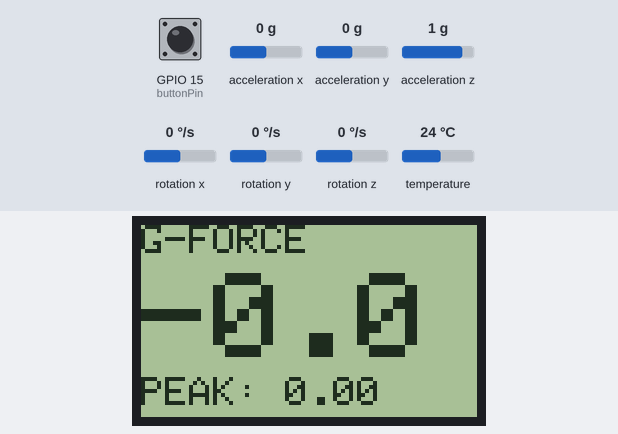
The sketch below on a simulated ESP32. Parts: 84×48 one-colour display. The inputs (shaded band) are chosen by the test bench; at power-on: GPIO 15 (buttonPin) HIGH, acceleration x 0 g, acceleration y 0 g, acceleration z 1 g, rotation x 0 °/s, rotation y 0 °/s, rotation z 0 °/s, temperature 24 °C. WiFi joins after 1.5 s; servers stay silent unless stated.

Above: at 6.7 s.
6.8 s: GPIO 15 (buttonPin) pulled LOW for 0.15 s
At 9.0 s:
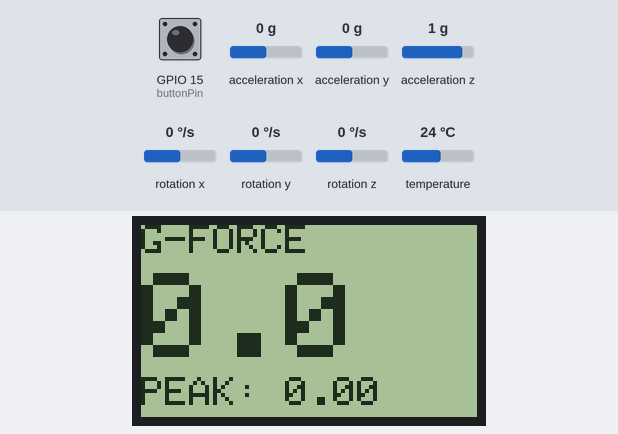
9.4 s: acceleration x set to -1.4 g
At 9.9 s:
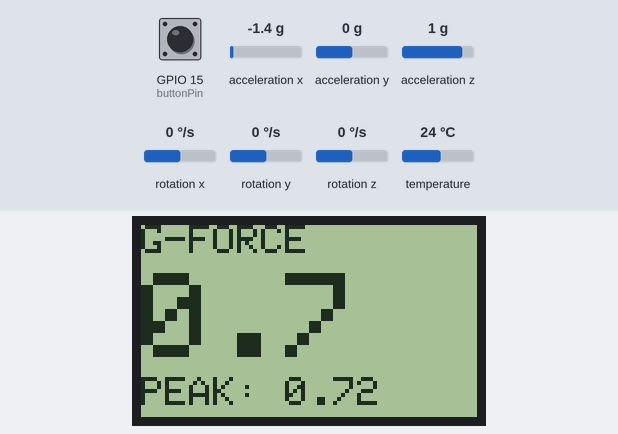
10.9 s: acceleration y set to -1.4 g
At 12.0 s:
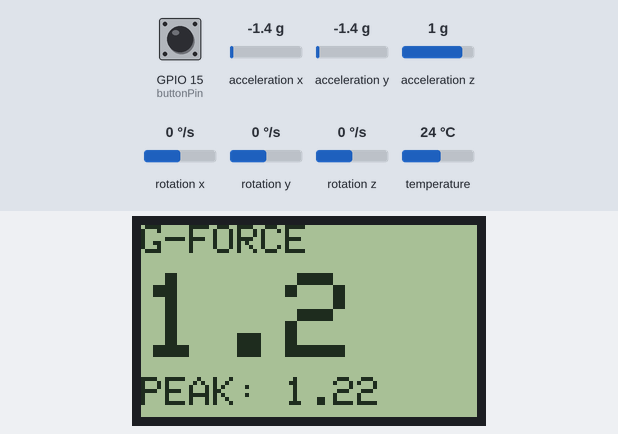
12.4 s: GPIO 15 (buttonPin) pulled LOW for 1 s
At 12.8 s:
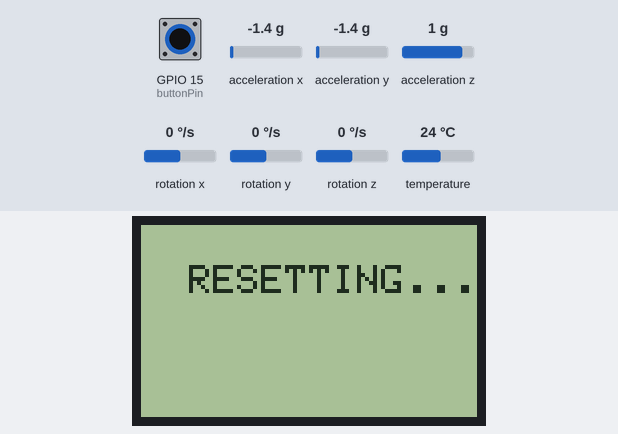
15.0 s: acceleration z set to -1.4 g
At 16.1 s:
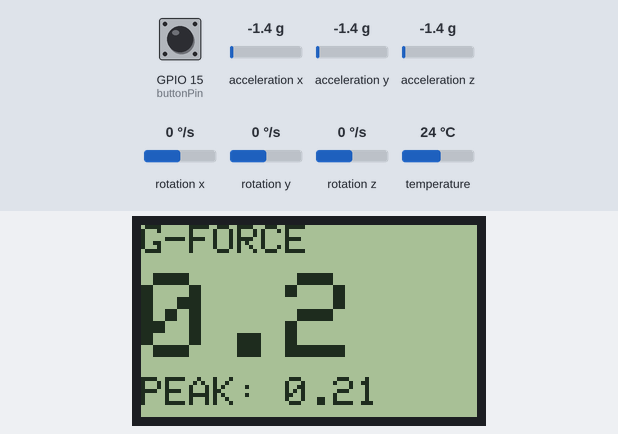
16.5 s: acceleration x set to -0.8 g
At 17.0 s:
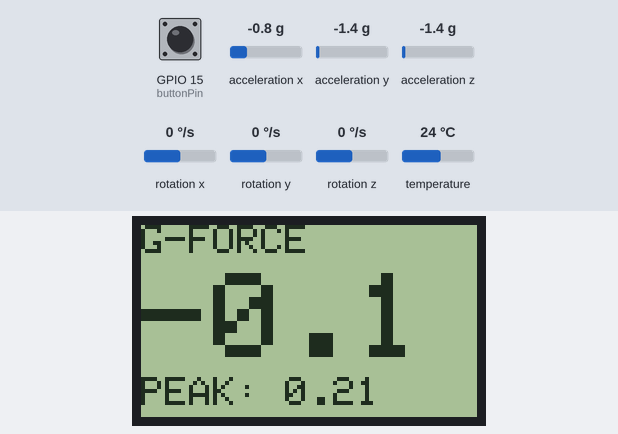
Timing chart, 0 to 19.0 s (numbered marks = the images above; inputs shaded):
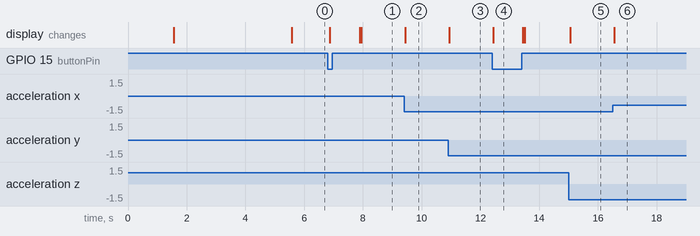

The sketch:

ECE341finalproject.ino
```cpp
#include <WiFi.h>
#include <WebServer.h>
#include <Adafruit_MPU6050.h>
#include <Adafruit_Sensor.h>
#include <Adafruit_PCD8544.h>
#include <Wire.h>

// --- 1. Settings & Credentials ---
const char* ssid = "NewBestPhone";     // Replace with your WiFi SSID
const char* password = "sophiaiscool"; // Replace with your Password
const int buttonPin = 15;                // Button connected to GPIO 15

// --- 2. Hardware Objects ---
// Nokia 5110 Pins: CLK=18, DIN=23, DC=2, CE=5, RST=4
Adafruit_PCD8544 display = Adafruit_PCD8544(18, 23, 2, 5, 4);
Adafruit_MPU6050 mpu;
WebServer server(80);

// --- 3. Variables for Physics & ER2 Accuracy ---
float totalG = 0.0;
float maxG = 0.0;
float offsetG = 0.0;

// Function to create the webpage for your computer screen
String getHTML() {
  String html = "<!DOCTYPE html><html><head><meta http-equiv='refresh' content='1'>";
  html += "<style>body{font-family:Arial; text-align:center; background:#222; color:white;}";
  html += "h1{font-size:40px;} .val{font-size:100px; color:#00ff00;}</style></head><body>";
  html += "<h1>SPIN TEST LIVE</h1><div class='val'>" + String(totalG, 2) + " g</div>";
  html += "<h1>PEAK RECORDED</h1><div class='val' style='color:#ffcc00;'>" + String(maxG, 2) + " g</div>";
  html += "<p>Press physical button on device to reset peak</p></body></html>";
  return html;
}

void setup() {
  Serial.begin(115200);

  // Initialize Button with internal pull-up (Side B to GND)
  pinMode(buttonPin, INPUT_PULLUP);

  // Initialize Nokia Display
  display.begin();
  display.setContrast(55);
  display.clearDisplay();
  display.setTextSize(1);
  display.setTextColor(BLACK);
  display.println("WIFI CONNECT...");
  display.display();

  // Start Wi-Fi
  WiFi.begin(ssid, password);
  while (WiFi.status() != WL_CONNECTED) { delay(500); }

  // Initialize MPU-6050
  if (!mpu.begin()) {
    display.clearDisplay();
    display.println("SENSOR ERROR");
    display.display();
    while (1) yield();
  }

  // Set Range to 4G to satisfy ER2 (measures up to 3g accurately)
  mpu.setAccelerometerRange(MPU6050_RANGE_4_G);

  // Setup Web Server Route
  server.on("/", []() {
    server.send(200, "text/html", getHTML());
  });
  server.begin();

  // Show IP Address on Nokia Screen
  display.clearDisplay();
  display.setCursor(0,0);
  display.println("SYSTEM READY");
  display.println("IP ADDRESS:");
  display.println(WiFi.localIP());
  display.display();
  delay(4000);
}

void loop() {
  server.handleClient(); // Refresh the web page for your PC

  sensors_event_t a, g, temp;
  mpu.getEvent(&a, &g, &temp);


  float gx = a.acceleration.x / 9.81;
  float gy = a.acceleration.y / 9.81;
  float gz = a.acceleration.z / 9.81;
  float currentRawG = sqrt(gx*gx + gy*gy + gz*gz);


  // We subtract our offset so the device reads 0.00 when at rest (minus gravity)
  totalG = currentRawG - 1.0 - offsetG;


  if (totalG > maxG) {
    maxG = totalG;
  }


  // If button is pressed (LOW), reset peak and re-calibrate
  if (digitalRead(buttonPin) == LOW) {
    maxG = 0;
    offsetG = currentRawG - 1.0;
    display.clearDisplay();
    display.setCursor(0,10);
    display.println("  RESETTING...  ");
    display.display();
    delay(1000); // Debounce and visual feedback
  }


  display.clearDisplay();

  // 1. Draw the top label
  display.setTextSize(1);
  display.setCursor(0, 0);
  display.print("G-FORCE");

  // 2. Draw the HUGE Live Number (Middle)
  // TextSize 3 is about 24 pixels tall
  display.setTextSize(3);
  display.setCursor(0, 12);  // Positioned just below the label
  display.print(totalG, 1);  // 1 decimal place makes it more stable to read

  // 3. Draw the Peak Record (Bottom)
  display.setTextSize(1);
  display.setCursor(0, 38);  // Put it at the very bottom edge
  display.print("PEAK: ");
  display.print(maxG, 2);    // 2 decimals here for accuracy

  display.display();

  delay(50); // High-speed sampling (20 times per second)
}
```

Measured:
- after the input at 6.8 s, the display: first changes after 0.07 s (image 1 shows a later state)
- after the input at 9.4 s, the display: changes at once (image 2)
- after the input at 10.9 s, the display: changes at once (image 3)
- after the input at 12.4 s, the display: changes at once (image 4)
- after the input at 15.0 s, the display: changes after 0.06 s (image 5)
- after the input at 16.5 s, the display: changes after 0.06 s (image 6)
